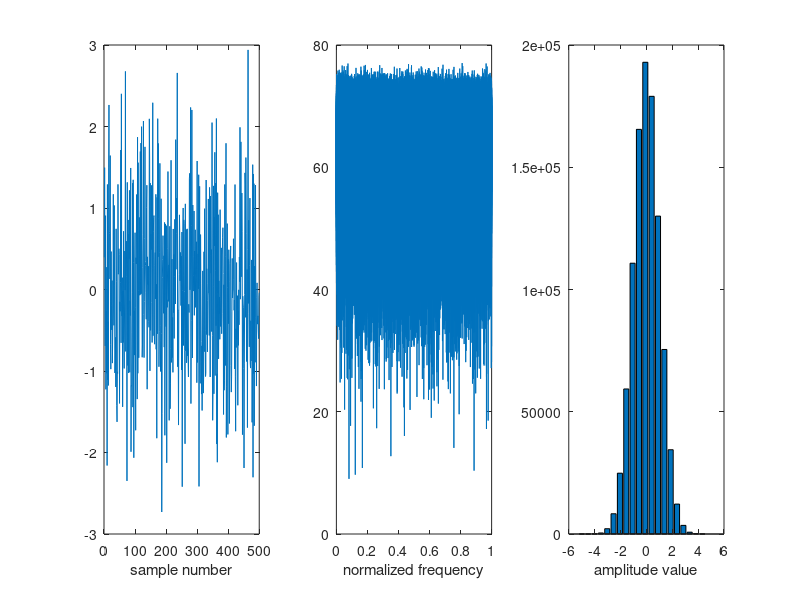

This figure's MATLAB source:
clf
clear all
pkg load signal

n = 1e6;
x = randn(1, n);

ft = abs(fft(x));
ft = [ft(1) (ft(2:n/2).*2)];
ft = mag2db(ft);

[nn, xx] = hist(x, 20);



figure(1)

subplot(1, 3, 1);
plot(x(1:500))
xlabel('sample number');

subplot(1, 3, 2);
plot(linspace(0, 1, n/2), ft)
xlabel('normalized frequency');

subplot(1, 3, 3);
bar(xx, nn)
xlabel('amplitude value');
